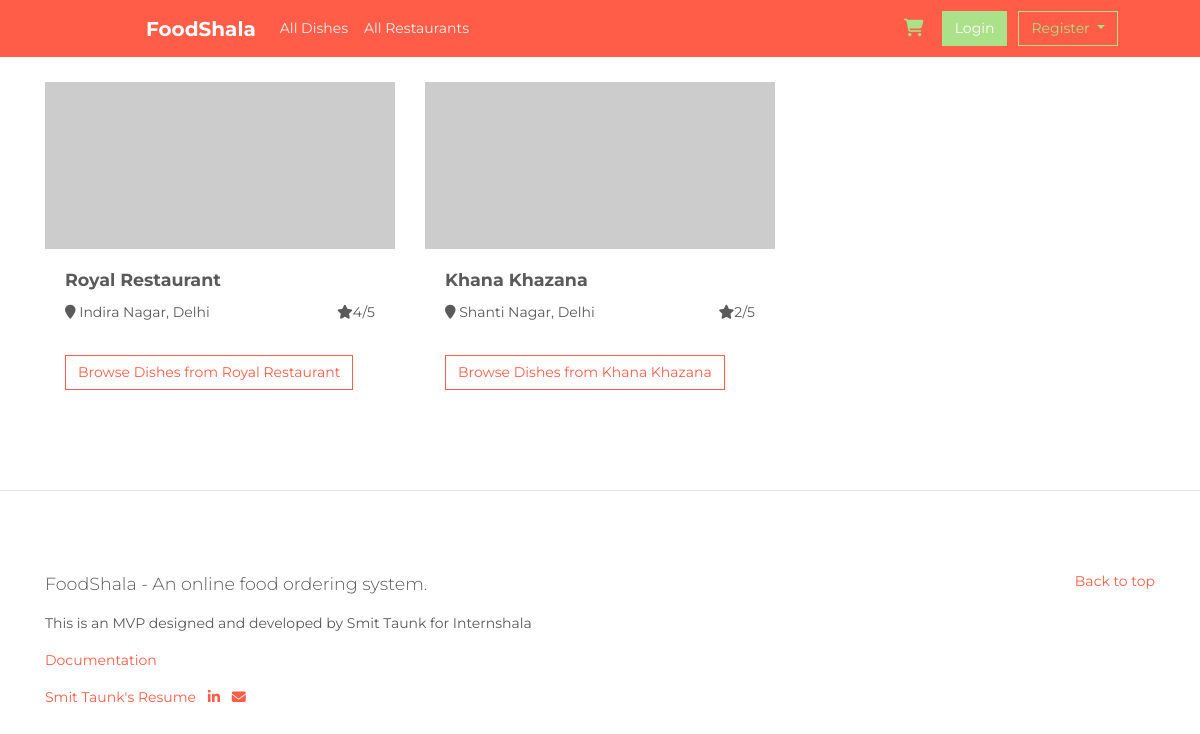
Screenshot of /index.php/foodshala/restaurants with the database file from the repository.
### tables this page shows
CREATE TABLE `restaurants` (
  `res_id` int(11) NOT NULL,
  `res_name` varchar(100) NOT NULL,
  `res_owner` varchar(100) NOT NULL,
  `res_contact` varchar(100) NOT NULL,
  `res_email` varchar(100) NOT NULL,
  `res_password` varchar(100) NOT NULL,
  `res_address` varchar(100) NOT NULL,
  `created_dt` datetime NOT NULL DEFAULT current_timestamp()
);

### application/controllers/Foodshala.php (called while the page is built, shortened)
<?php
class Foodshala extends CI_Controller
{
	public function __construct()
	{
		$this->load->database();
		$this->load->library('session');
		$this->load->library('encryption');
		$this->load->helper('form');
		$this->load->helper('url');
		$this->load->helper('date');
		$this->load->model('Foodshala_model', 'foodshala');
	}
	public function restaurants()
	{
		$data['restaurants'] = $this->foodshala->get_restaurant_list();
		$this->load->view('header');
		$this->load->view('restaurants', $data);
		$this->load->view('footer');
	}
}

### index.php (called while the page is built, shortened)
<?php
require_once BASEPATH.'core/CodeIgniter.php';

### application/models/Foodshala_model.php (called while the page is built, shortened)
<?php
class Foodshala_model extends CI_Model
{
    public function get_restaurant_list()
    {
        $sql = "select * from restaurants";
        $query = $this->db->query($sql);
        return $query->result_array();
    }
}

### application/views/restaurants.php (the view)
<main role="main">
    <br>
    <div class="container marketing">
        <div class="row featurette">
        <?php foreach ($restaurants as $row) { ?>
                <div class="card    col-md-4"  >
                    <img class="card-img-top" src="http://lorempixel.com/400/200/food/<?php echo rand(1,10) ?>" alt="Card image cap">
                    <div class="card-body">
                        <h5 class="card-title"><?php echo ucwords($row['res_name']) ?></h5>
                        <p class="card-text"><i class="fas fa-map-marker" aria-hidden="true"></i> <?php echo ucwords($row['res_address']); ?>
                        <span class="text-right" style="float: right;"><i class="fas fa-star"></i><?php echo(rand(0,5))?>/5</span></p>
                        <a href="<?php echo site_url('Foodshala/restaurant/').$row['res_id']; ?>" class="mt-3 btn btn-outline-primary">Browse Dishes from  <?php echo ucwords($row['res_name']); ?></a>
                    </div>
                </div>
            <?php
            } ?>
        </div>
    </div>
    <hr class="featurette-divider">

### assets/css/carousel.css (style rules this page uses)
body { padding-top: 3rem; padding-bottom: 3rem; color: #5a5a5a; }
.featurette-divider { margin: 5rem 0; }

### rows the page displays
restaurants: res_name "Royal Restaurant", res_address "Indira Nagar, Delhi"
restaurants: res_name "Khana Khazana", res_address "Shanti Nagar, Delhi"
